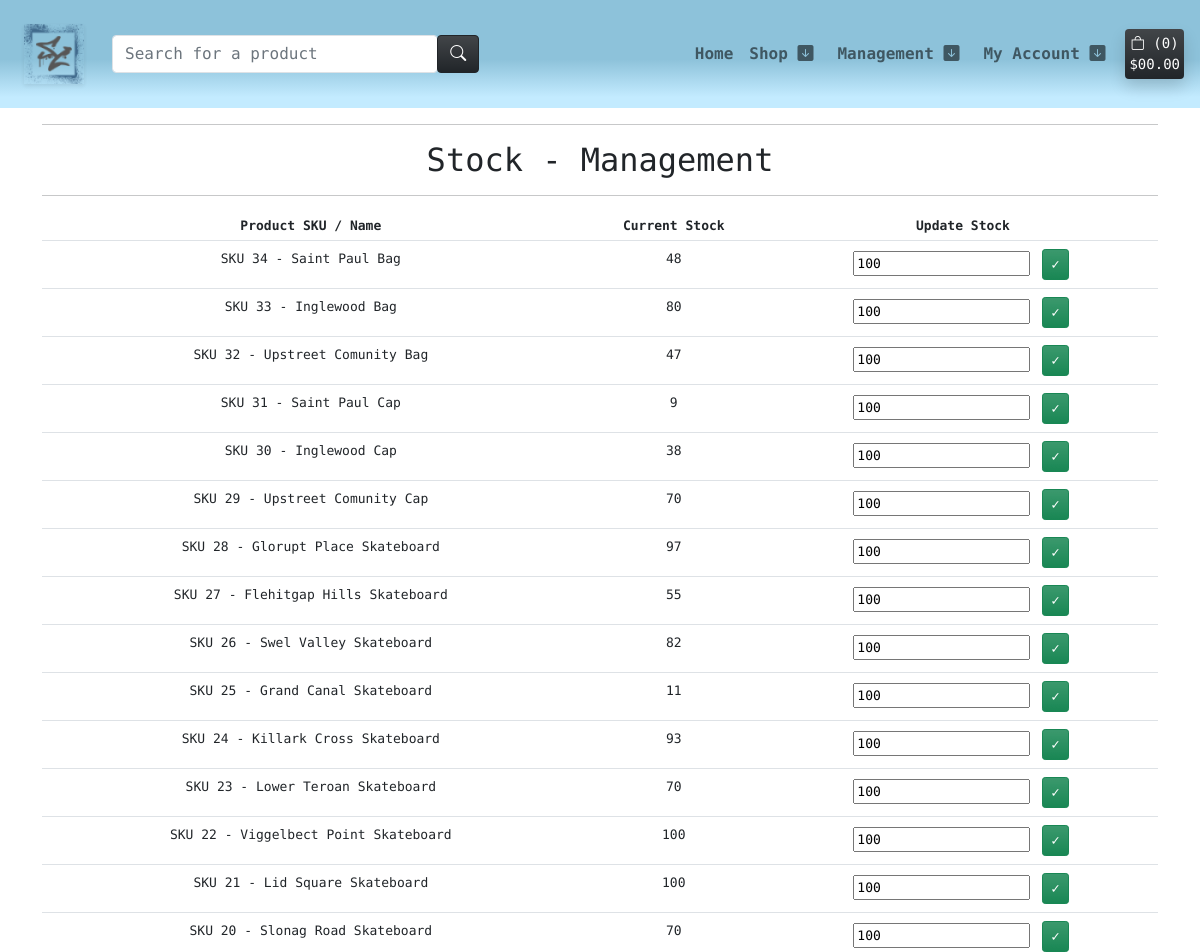
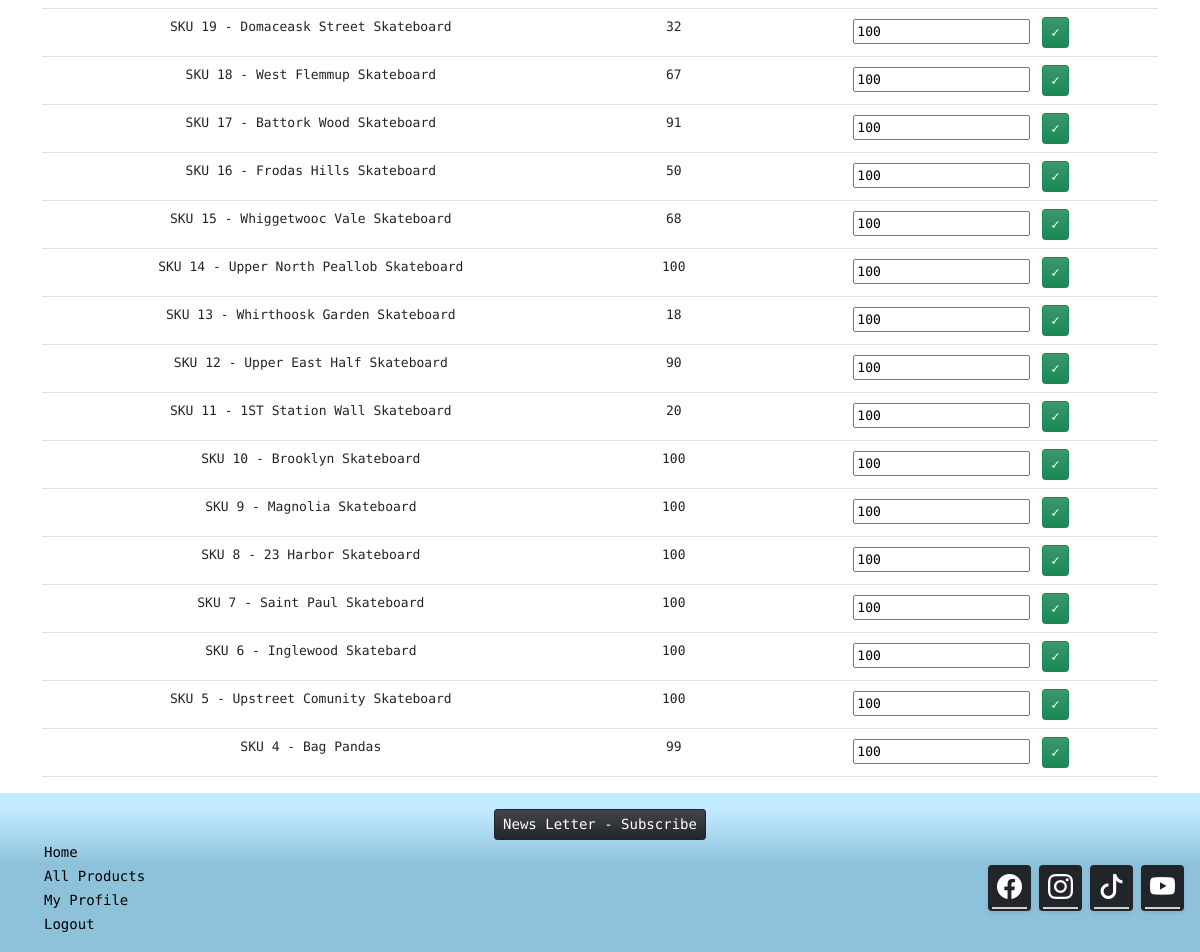
The app's page /management/stock-control/ (signed in), older data (2 pictures, top to bottom).
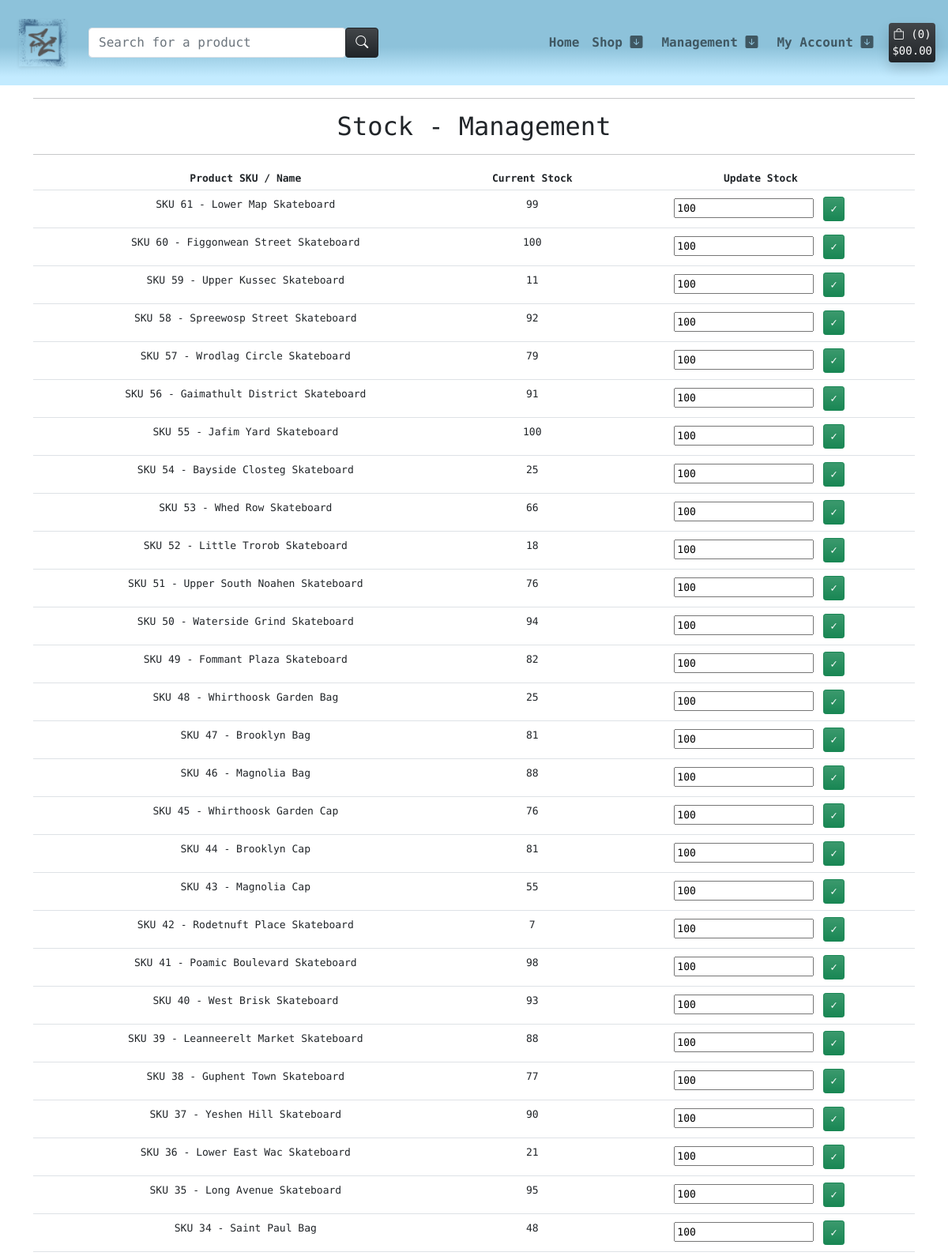
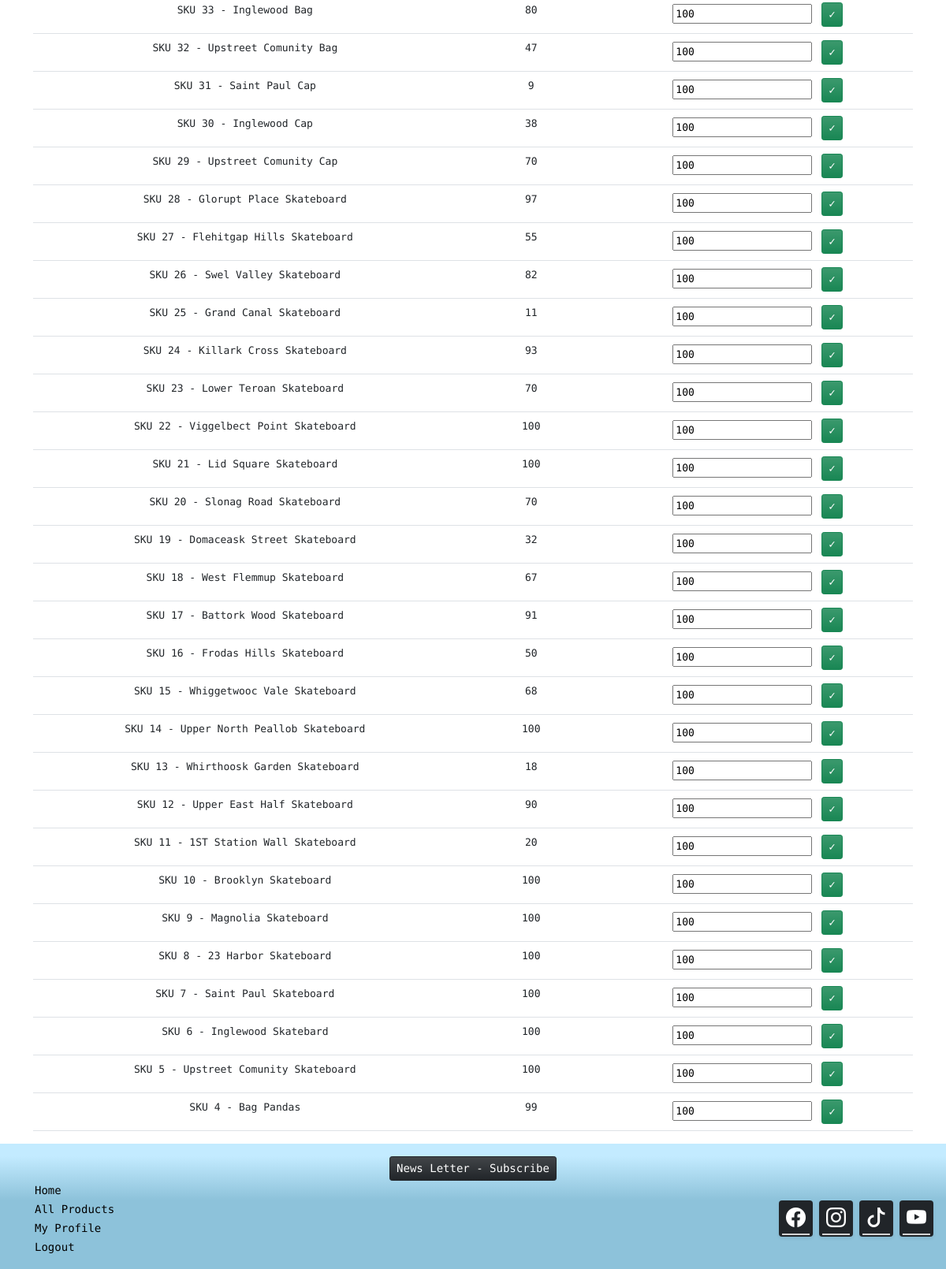
The same page, newer data (2 pictures, top to bottom).
### products/models.py (models this page shows, shortened)
class Product(models.Model):
    sku = models.SmallAutoField(primary_key=True)
    name = models.CharField(max_length=150, unique=True)
    release_date = models.DateTimeField(auto_now_add=True)
    category = models.ForeignKey('Category', null=True, blank=True, on_delete=models.SET_NULL)
    quantity_available = models.IntegerField(default=100,
            validators=[
            MinValueValidator(0)
        ])
    description = models.TextField()
    price = models.DecimalField(max_digits=6, decimal_places=2)
    offer = models.ForeignKey(Offer, null=True, blank=True, on_delete=models.SET_NULL)
    product_image = models.ImageField(null=True, blank=True)
    product_image_url = models.URLField(max_length=1024, null=True, blank=True)
    slug = models.SlugField(max_length=254, null=True, blank=True, unique=True)
    class Meta:
        ordering = ['-release_date']

### management/views.py (the view)
# urls.py: path('stock-control/', views.stock_control, name='stock_control'),
@login_required
def stock_control(request):
    product_list = Product.objects.all()
    form = StockForm()
    if not request.user.is_superuser:
        messages.error(request, 'Sorry, only store owners can view this page.')
        return redirect(reverse('home'))
    context = {
        'product_list': product_list,
        'form': form,
    }
    return render(request, 'management/admin_stock.html', context)

### management/forms.py
class StockForm(forms.ModelForm):
    class Meta:
        model = Product
        fields = [
            'quantity_available'
        ]

### templates/management/admin_stock.html (shortened to what this page needs)
{% extends "base.html" %}
{% load i18n %}
{% block content %}
<div class="container text-center">
    <hr>
    <h2 class="m-2">Stock - Management</h2>
    <hr>
</div>
{% load account %}
<div class="container text-center">
    <div class="row">
        <div class="col table-responsive">
            <table class="table table-sm table-borderless" style="font-size: 13px;">
                <thead>
                    <tr class="border-bottom">
                        <th>Product SKU / Name</th>
                        <th>Current Stock</th>
                        <th>Update Stock</th>
                    </tr>
                </thead>
                <tbody>
                    {% for product in product_list %}
                        <tr class="border-bottom">
                            <td class="pt-2">SKU {{ product.sku }} - {{ product.name }}</td>
                            <td class="pt-2">{{ product.quantity_available }}</td>
                            <td>
                                <form method="POST" action="{% url 'update_stock' product.slug %}">
                                    {% for field in form %}
                                        {{ field }}
                                    {% endfor %}
                                    <input class="btn btn-sm btn-success m-1 bg-gradient" type="submit" value="&#x2713">
                                </form>
                            </td>
                        </tr>
                    {% endfor %}
                </tbody>
            </table>
        </div>
    </div>
</div>
{%endblock%}

Row changes from the older to the newer data that the page shows:
added Product: sku "61", name "Lower Map Skateboard", quantity_available "99", form "100"
added Product: sku "60", name "Figgonwean Street Skateboard", quantity_available "100", form "100"
added Product: sku "59", name "Upper Kussec Skateboard", quantity_available "11", form "100"
added Product: sku "58", name "Spreewosp Street Skateboard", quantity_available "92", form "100"
added Product: sku "57", name "Wrodlag Circle Skateboard", quantity_available "79", form "100"
added Product: sku "56", name "Gaimathult District Skateboard", quantity_available "91", form "100"
added Product: sku "55", name "Jafim Yard Skateboard", quantity_available "100", form "100"
added Product: sku "54", name "Bayside Closteg Skateboard", quantity_available "25", form "100"
added Product: sku "53", name "Whed Row Skateboard", quantity_available "66", form "100"
added Product: sku "52", name "Little Trorob Skateboard", quantity_available "18", form "100"
added Product: sku "51", name "Upper South Noahen Skateboard", quantity_available "76", form "100"
added Product: sku "50", name "Waterside Grind Skateboard", quantity_available "94", form "100"
added Product: sku "49", name "Fommant Plaza Skateboard", quantity_available "82", form "100"
added Product: sku "48", name "Whirthoosk Garden Bag", quantity_available "25", form "100"
added Product: sku "47", name "Brooklyn Bag", quantity_available "81", form "100"
added Product: sku "46", name "Magnolia Bag", quantity_available "88", form "100"
added Product: sku "45", name "Whirthoosk Garden Cap", quantity_available "76", form "100"
added Product: sku "44", name "Brooklyn Cap", quantity_available "81", form "100"
added Product: sku "43", name "Magnolia Cap", quantity_available "55", form "100"
added Product: sku "42", name "Rodetnuft Place Skateboard", quantity_available "7", form "100"
added Product: sku "41", name "Poamic Boulevard Skateboard", quantity_available "98", form "100"
added Product: sku "40", name "West Brisk Skateboard", quantity_available "93", form "100"
added Product: sku "39", name "Leanneerelt Market Skateboard", quantity_available "88", form "100"
added Product: sku "38", name "Guphent Town Skateboard", quantity_available "77", form "100"
added Product: sku "37", name "Yeshen Hill Skateboard", quantity_available "90", form "100"
added Product: sku "36", name "Lower East Wac Skateboard", quantity_available "21", form "100"
added Product: sku "35", name "Long Avenue Skateboard", quantity_available "95", form "100"
